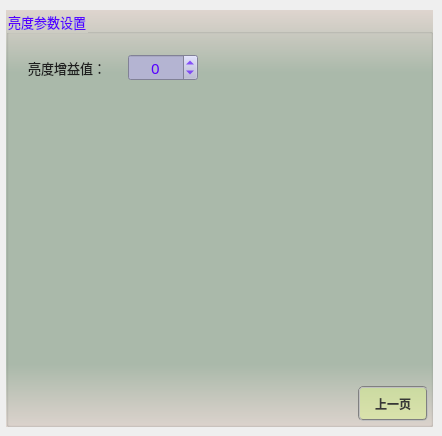
       <widget class="QWidget" name="page_20">
        <widget class="QGroupBox" name="groupParam_19">
         <property name="geometry">
          <rect>
           <x>6</x>
           <y>10</y>
           <width>427</width>
           <height>417</height>
          </rect>
         </property>
         <property name="font">
          <font>
           <family>微软雅黑</family>
           <pointsize>10</pointsize>
          </font>
         </property>
         <property name="styleSheet">
          <string notr="true">background-color: qlineargradient(x1:0, y1:0, x2:0, y2:1, stop:0 #dfd5cf, stop: 0.15 #acbbac, stop: 0.85 #acbbac,stop:1 #dfd5cf);
color: rgb(85, 0, 255);</string>
         </property>
         <property name="title">
          <string>亮度参数设置</string>
         </property>
         <widget class="QPushButton" name="btnLightBack">
          <property name="geometry">
           <rect>
            <x>352</x>
            <y>376</y>
            <width>70</width>
            <height>35</height>
           </rect>
          </property>
          <property name="minimumSize">
           <size>
            <width>70</width>
            <height>30</height>
           </size>
          </property>
          <property name="font">
           <font>
            <family>微软雅黑</family>
            <pointsize>9</pointsize>
            <weight>75</weight>
            <italic>false</italic>
            <bold>true</bold>
           </font>
          </property>
          <property name="styleSheet">
           <string notr="true">QWidget{ background-color: rgba(225, 255, 127,100);}
QWidget{ color: rgb(55, 55, 55);}
QWidget{ border: 2px groove gray;border-radius: 5px;padding: 2px 4px;}
QPushButton:hover{ background-color: rgba(225, 255, 127,150);}
QPushButton:pressed{background-color: rgba(225, 255, 127,255);}</string>
          </property>
          <property name="text">
           <string>上一页</string>
          </property>
         </widget>
         <widget class="QLabel" name="label_24">
          <property name="geometry">
           <rect>
            <x>22</x>
            <y>48</y>
            <width>99</width>
            <height>19</height>
           </rect>
          </property>
          <property name="font">
           <font>
            <family>微软雅黑</family>
            <pointsize>10</pointsize>
           </font>
          </property>
          <property name="styleSheet">
           <string notr="true">color: rgb(30, 30, 30);
background: transparent;</string>
          </property>
          <property name="text">
           <string>亮度增益值：</string>
          </property>
         </widget>
         <widget class="QSpinBox" name="spinLightValue">
          <property name="geometry">
           <rect>
            <x>122</x>
            <y>44</y>
            <width>70</width>
            <height>27</height>
           </rect>
          </property>
          <property name="font">
           <font>
            <family>微软雅黑</family>
            <pointsize>11</pointsize>
           </font>
          </property>
          <property name="toolTip">
           <string/>
          </property>
          <property name="styleSheet">
           <string notr="true">QWidget{color: rgb(85, 0, 255);background-color: rgb(180, 180, 210);}
QSpinBox::up-button{
    border:transparent;
}
QSpinBox::down-button{
    border:transparent;
}
QSpinBox::up-arrow{
    image:url(:/resource/up.png);
}
QSpinBox::down-arrow{
    image:url(:/resource/down.png);
}</string>
          </property>
          <property name="alignment">
           <set>Qt::AlignCenter</set>
          </property>
          <property name="minimum">
           <number>-255</number>
          </property>
          <property name="maximum">
           <number>255</number>
          </property>
          <property name="singleStep">
           <number>1</number>
          </property>
          <property name="value">
           <number>0</number>
          </property>
         </widget>
        </widget>
       </widget>
